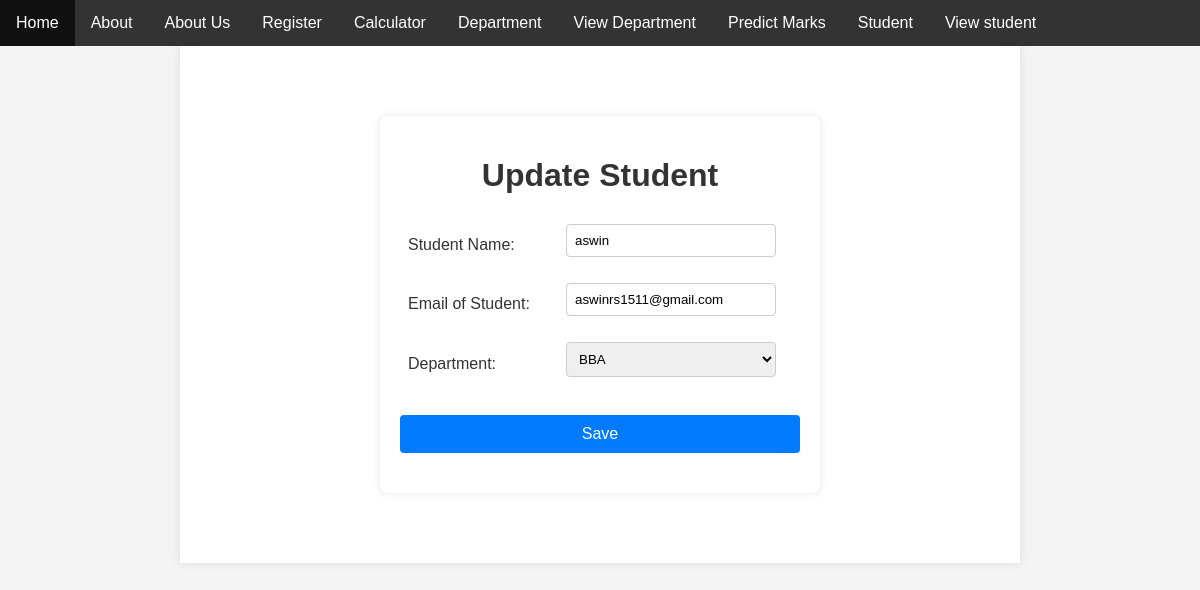
The app's page /studentupdate/17 with its own data.
### basics/models.py (models this page shows)
class StudentDetails(models.Model):
    STU_NAME=models.CharField(max_length=500)
    STU_EMAIL=models.CharField(max_length=500)
    STU_DEPT=models.CharField(max_length=500)

### basics/views.py (the view, shortened to what this page needs)
# urls.py: path('studentupdate/<id>',studentupdate,name="studentupdate"),
def studentupdate(request, id):
    getdepartments = StudentDepartment.objects.all()
    getstudents = StudentDetails.objects.get(id=id)
    context = {
        'getdepartments': getdepartments,
        'getstudents': getstudents
    }
    return render(request, 'studentupdate.html', context)

### basics/templates/studentupdate.html (shortened to what this page needs)
<!DOCTYPE html>
<html lang="en">
<head>
    <link rel="stylesheet" type="text/css" href="styles.css">
</head>
<body>
    {% extends 'index.html' %}
    {% block content %}
    <div class="container">
        <h1>Update Student</h1>
        <form method="POST">
            <table>
                <tr>
                    <td><label for="textstudentname">Student Name:</label></td>
                    <td>
                        <input type="text" id="textstudentname" name="textstudentname" placeholder="Enter Name" value="{{ getstudents.STU_NAME }}" />
                    </td>
                </tr>
                <tr>
                    <td><label for="textstudentemail">Email of Student:</label></td>
                    <td>
                        <input type="text" id="textstudentemail" name="textstudentemail" placeholder="Enter Email" value="{{ getstudents.STU_EMAIL }}" />
                    </td>
                </tr>
                <tr>
                    <td><label for="dropdowndepartment">Department:</label></td>
                    <td>
                        <select id="dropdowndepartment" name="dropdowndepartment">
                            <option value="{{ getstudents.STU_DEPT }}">{{ getstudents.STU_DEPT }}</option>
                        </select>
                    </td>
                </tr>
            </table>
            <button type="submit" name="submit">Save</button>
            <br/>
        </form>
    </div>
    {% endblock %}

### basics/templates/studentupdate.html (style rules this page uses)
body { font-family: Arial, sans-serif; background-color: #f4f4f4; margin: 0; padding: 0; }
.container { max-width: 400px; margin: 50px auto; padding: 20px; background-color: #fff; border-radius: 8px; box-shadow: 0 0 10px rgba(0, 0, 0, 0.1); }
h1 { text-align: center; color: #333; }
table { width: 100%; border-collapse: collapse; margin-bottom: 20px; }
td { padding: 8px; }
input[type="text"], select { width: calc(100% - 16px); padding: 8px; margin-bottom: 10px; border: 1px solid #ccc; border-radius: 4px; box-sizing: border-box; }
button[type="submit"] { width: 100%; padding: 10px; border: none; border-radius: 4px; cursor: pointer; background-color: #007bff; color: #fff; font-size: medium; }

### basics/templates/index.html (style rules this page uses)
body { font-family: Arial, sans-serif; margin: 0; padding: 0; background-color: #f4f4f4; color: #333; }

### records on screen
StudentDetails: textstudentname "aswin", textstudentemail "aswinrs1511@gmail.com", dropdowndepartment "BBA"
